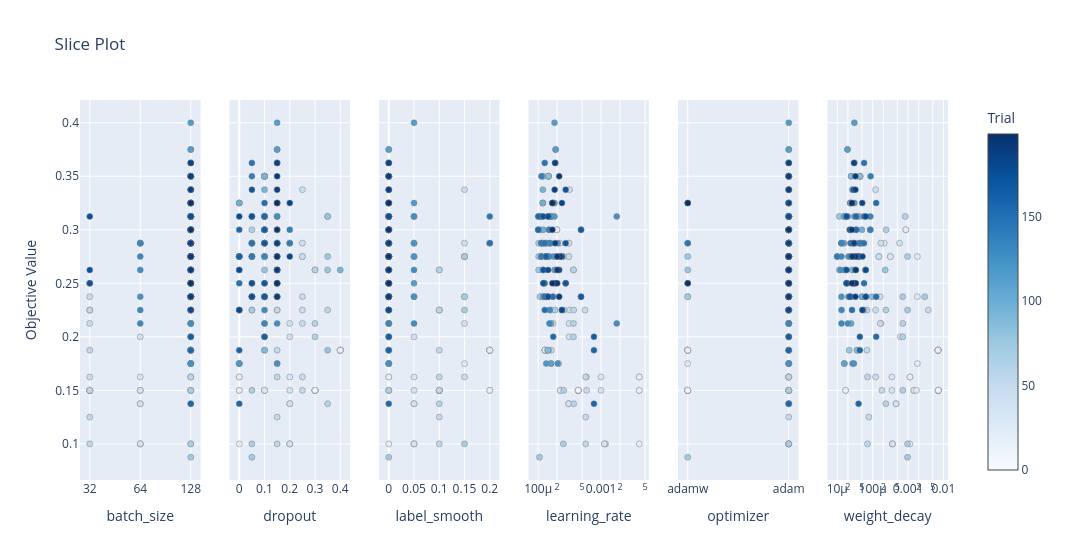

Notebook source saved alongside this figure:
### Code cell
fig_slice = plot_slice(study, params=params_to_plot_OPT)
fig_slice.show()

### Figure 1 — Plotly figure (JSON) as saved in the notebook; plotly's stock layout.template omitted (floating-point values rounded to 4 significant figures; data arrays with more than 128 entries replaced by an {"elided": "..."} marker saying what was removed)
{"data": [{"marker": {"color": {"elided": "200 int values"}, "colorbar": {"title": {"text": "Trial"}, "x": 1, "xpad": 40}, "colorscale": [[0, "rgb(247,251,255)"], [0.125, "rgb(222,235,247)"], [0.25, "rgb(198,219,239)"], [0.375, "rgb(158,202,225)"], [0.5, "rgb(107,174,214)"], [0.625, "rgb(66,146,198)"], [0.75, "rgb(33,113,181)"], [0.875, "rgb(8,81,156)"], [1, "rgb(8,48,107)"]], "line": {"color": "Grey", "width": 0.5}, "showscale": true}, "mode": "markers", "name": "Feasible Trial", "showlegend": false, "type": "scatter", "x": {"elided": "200 int values"}, "xaxis": "x", "y": {"elided": "200 float values"}, "yaxis": "y"}, {"marker": {"color": {"elided": "200 int values"}, "colorbar": {"title": {"text": "Trial"}, "x": 1, "xpad": 40}, "colorscale": [[0, "rgb(247,251,255)"], [0.125, "rgb(222,235,247)"], [0.25, "rgb(198,219,239)"], [0.375, "rgb(158,202,225)"], [0.5, "rgb(107,174,214)"], [0.625, "rgb(66,146,198)"], [0.75, "rgb(33,113,181)"], [0.875, "rgb(8,81,156)"], [1, "rgb(8,48,107)"]], "line": {"color": "Grey", "width": 0.5}, "showscale": false}, "mode": "markers", "name": "Feasible Trial", "showlegend": false, "type": "scatter", "x": {"elided": "200 float values"}, "xaxis": "x2", "y": {"elided": "200 float values"}, "yaxis": "y2"}, {"marker": {"color": {"elided": "200 int values"}, "colorbar": {"title": {"text": "Trial"}, "x": 1, "xpad": 40}, "colorscale": [[0, "rgb(247,251,255)"], [0.125, "rgb(222,235,247)"], [0.25, "rgb(198,219,239)"], [0.375, "rgb(158,202,225)"], [0.5, "rgb(107,174,214)"], [0.625, "rgb(66,146,198)"], [0.75, "rgb(33,113,181)"], [0.875, "rgb(8,81,156)"], [1, "rgb(8,48,107)"]], "line": {"color": "Grey", "width": 0.5}, "showscale": false}, "mode": "markers", "name": "Feasible Trial", "showlegend": false, "type": "scatter", "x": {"elided": "200 float values"}, "xaxis": "x3", "y": {"elided": "200 float values"}, "yaxis": "y3"}, {"marker": {"color": {"elided": "200 int values"}, "colorbar": {"title": {"text": "Trial"}, "x": 1, "xpad": 40}, "colorscale": [[0, "rgb(247,251,255)"], [0.125, "rgb(222,235,247)"], [0.25, "rgb(198,219,239)"], [0.375, "rgb(158,202,225)"], [0.5, "rgb(107,174,214)"], [0.625, "rgb(66,146,198)"], [0.75, "rgb(33,113,181)"], [0.875, "rgb(8,81,156)"], [1, "rgb(8,48,107)"]], "line": {"color": "Grey", "width": 0.5}, "showscale": false}, "mode": "markers", "name": "Feasible Trial", "showlegend": false, "type": "scatter", "x": {"elided": "200 float values"}, "xaxis": "x4", "y": {"elided": "200 float values"}, "yaxis": "y4"}, {"marker": {"color": {"elided": "200 int values"}, "colorbar": {"title": {"text": "Trial"}, "x": 1, "xpad": 40}, "colorscale": [[0, "rgb(247,251,255)"], [0.125, "rgb(222,235,247)"], [0.25, "rgb(198,219,239)"], [0.375, "rgb(158,202,225)"], [0.5, "rgb(107,174,214)"], [0.625, "rgb(66,146,198)"], [0.75, "rgb(33,113,181)"], [0.875, "rgb(8,81,156)"], [1, "rgb(8,48,107)"]], "line": {"color": "Grey", "width": 0.5}, "showscale": false}, "mode": "markers", "name": "Feasible Trial", "showlegend": false, "type": "scatter", "x": {"elided": "200 str values"}, "xaxis": "x5", "y": {"elided": "200 float values"}, "yaxis": "y5"}, {"marker": {"color": {"elided": "200 int values"}, "colorbar": {"title": {"text": "Trial"}, "x": 1, "xpad": 40}, "colorscale": [[0, "rgb(247,251,255)"], [0.125, "rgb(222,235,247)"], [0.25, "rgb(198,219,239)"], [0.375, "rgb(158,202,225)"], [0.5, "rgb(107,174,214)"], [0.625, "rgb(66,146,198)"], [0.75, "rgb(33,113,181)"], [0.875, "rgb(8,81,156)"], [1, "rgb(8,48,107)"]], "line": {"color": "Grey", "width": 0.5}, "showscale": false}, "mode": "markers", "name": "Feasible Trial", "showlegend": false, "type": "scatter", "x": {"elided": "200 float values"}, "xaxis": "x6", "y": {"elided": "200 float values"}, "yaxis": "y6"}], "layout": {"title": {"text": "Slice Plot"}, "width": 1800, "xaxis": {"anchor": "y", "categoryarray": [32, 64, 128], "categoryorder": "array", "domain": [0, 0.1389], "title": {"text": "batch_size"}, "type": "category"}, "xaxis2": {"anchor": "y2", "domain": [0.1722, 0.3111], "title": {"text": "dropout"}}, "xaxis3": {"anchor": "y3", "domain": [0.3444, 0.4833], "title": {"text": "label_smooth"}}, "xaxis4": {"anchor": "y4", "domain": [0.5167, 0.6556], "title": {"text": "learning_rate"}, "type": "log"}, "xaxis5": {"anchor": "y5", "categoryarray": ["adamw", "adam"], "categoryorder": "array", "domain": [0.6889, 0.8278], "title": {"text": "optimizer"}, "type": "category"}, "xaxis6": {"anchor": "y6", "domain": [0.8611, 1], "title": {"text": "weight_decay"}, "type": "log"}, "yaxis": {"anchor": "x", "domain": [0, 1], "title": {"text": "Objective Value"}}, "yaxis2": {"anchor": "x2", "domain": [0, 1], "matches": "y", "showticklabels": false}, "yaxis3": {"anchor": "x3", "domain": [0, 1], "matches": "y", "showticklabels": false}, "yaxis4": {"anchor": "x4", "domain": [0, 1], "matches": "y", "showticklabels": false}, "yaxis5": {"anchor": "x5", "domain": [0, 1], "matches": "y", "showticklabels": false}, "yaxis6": {"anchor": "x6", "domain": [0, 1], "matches": "y", "showticklabels": false}}}
